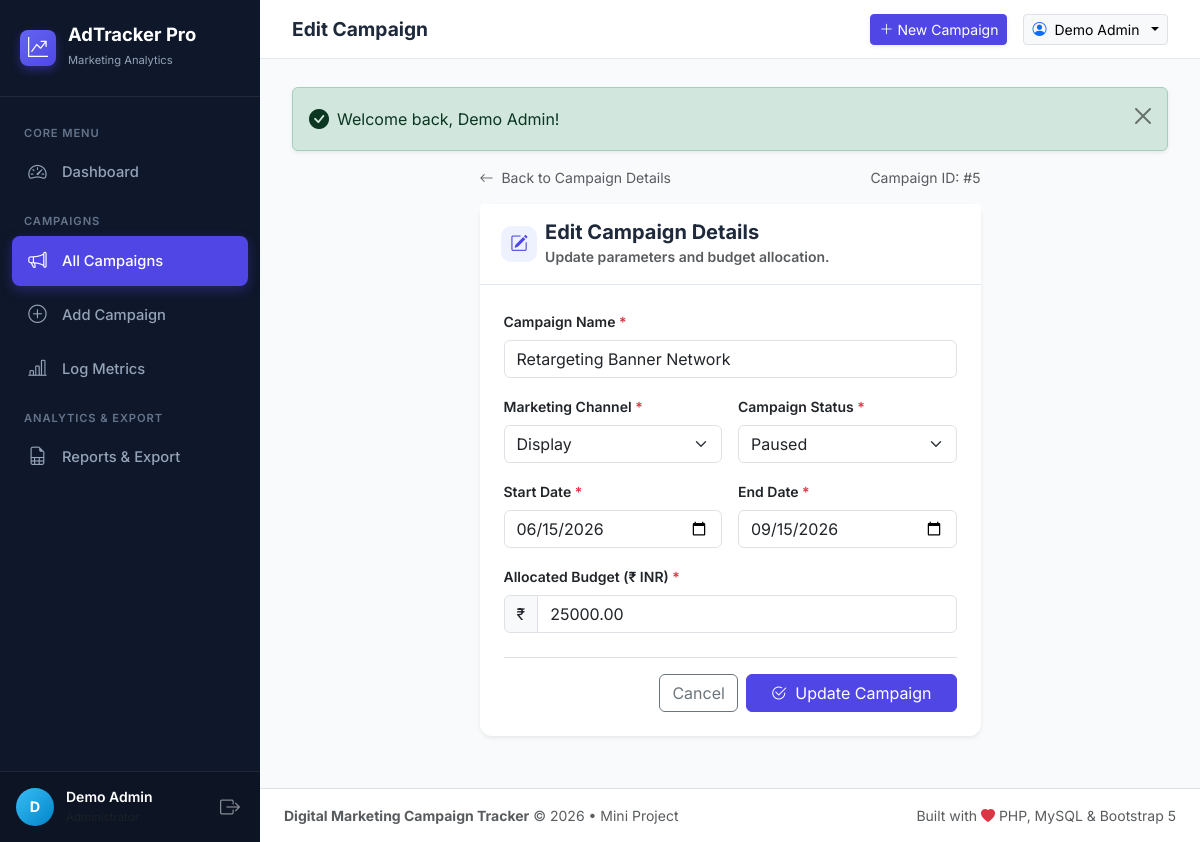
Page /edit_campaign.php?id=5 (signed in) on the committed database.
### tables this page shows
CREATE TABLE `campaigns` (
  `id` INT AUTO_INCREMENT PRIMARY KEY,
  `user_id` INT NOT NULL,
  `campaign_name` VARCHAR(200) NOT NULL,
  `channel` ENUM('Social Media', 'Email', 'PPC', 'SEO', 'Display') NOT NULL,
  `start_date` DATE NOT NULL,
  `end_date` DATE NOT NULL,
  `budget` DECIMAL(12, 2) NOT NULL DEFAULT 0.00,
  `status` ENUM('Active', 'Paused', 'Completed') NOT NULL DEFAULT 'Active',
  `created_at` TIMESTAMP DEFAULT CURRENT_TIMESTAMP,
  CONSTRAINT `fk_campaigns_user` 
    FOREIGN KEY (`user_id`) REFERENCES `users` (`id`) 
    ON DELETE CASCADE 
    ON UPDATE CASCADE
);

### edit_campaign.php (the view, shortened to what this page needs)
<?php
require_once __DIR__ . '/includes/header.php';
$campaign_id = filter_input(INPUT_GET, 'id', FILTER_VALIDATE_INT);
$stmt = $pdo->prepare("SELECT * FROM campaigns WHERE id = :id LIMIT 1");
$stmt->execute([':id' => $campaign_id]);
$campaign = $stmt->fetch();
$allowed_channels = ['Social Media', 'Email', 'PPC', 'SEO', 'Display'];
$allowed_statuses = ['Active', 'Paused', 'Completed'];
$campaign_name = $campaign['campaign_name'];
$channel       = $campaign['channel'];
$start_date    = $campaign['start_date'];
$end_date      = $campaign['end_date'];
$budget        = $campaign['budget'];
$status        = $campaign['status'];
?>
<div class="row justify-content-center">
    <div class="col-lg-8 col-xl-7">
        <div class="mb-3 d-flex justify-content-between align-items-center">
            <a href="campaign_detail.php?id=<?= $campaign_id ?>" class="text-decoration-none text-muted small">
                <i class="bi bi-arrow-left me-1"></i> Back to Campaign Details
            </a>
            <span class="text-muted small">Campaign ID: #<?= $campaign_id ?></span>
        </div>
        <div class="card shadow-sm border-0">
            <div class="card-header bg-white py-3">
                <div class="d-flex align-items-center gap-2">
                    <div class="stat-icon primary p-2" style="width: 36px; height: 36px; font-size: 1.1rem;">
                        <i class="bi bi-pencil-square"></i>
                    </div>
                    <div>
                        <h5 class="fw-bold mb-0">Edit Campaign Details</h5>
                        <small class="text-muted">Update parameters and budget allocation.</small>
                    </div>
                </div>
            </div>
            <div class="card-body p-4">
                <form action="edit_campaign.php?id=<?= $campaign_id ?>" method="POST" id="campaignForm" novalidate>
                    <div class="mb-3">
                        <label for="campaign_name" class="form-label fw-semibold small">
                            Campaign Name <span class="text-danger">*</span>
                        </label>
                        <input type="text"
                               class="form-control"
                               id="campaign_name"
                               name="campaign_name"
                               value="<?= htmlspecialchars($campaign_name) ?>"
                               required>
                    </div>
                    <div class="row g-3 mb-3">
                        <div class="col-sm-6">
                            <label for="channel" class="form-label fw-semibold small">
                                Marketing Channel <span class="text-danger">*</span>
                            </label>
                            <select class="form-select" id="channel" name="channel" required>
                                <?php foreach ($allowed_channels as $ch): ?>
                                    <option value="<?= $ch ?>" <?= ($channel === $ch) ? 'selected' : '' ?>>
                                        <?= $ch ?>
                                    </option>
                                <?php endforeach; ?>
                            </select>
                        </div>
                        <div class="col-sm-6">
                            <label for="status" class="form-label fw-semibold small">
                                Campaign Status <span class="text-danger">*</span>
                            </label>
                            <select class="form-select" id="status" name="status" required>
                                <?php foreach ($allowed_statuses as $st): ?>
                                    <option value="<?= $st ?>" <?= ($status === $st) ? 'selected' : '' ?>>
                                        <?= $st ?>
                                    </option>
                                <?php endforeach; ?>
                            </select>
                        </div>
                    </div>
                    <div class="row g-3 mb-3">
                        <div class="col-sm-6">
                            <label for="start_date" class="form-label fw-semibold small">
                                Start Date <span class="text-danger">*</span>
                            </label>
                            <input type="date"
                                   class="form-control"
                                   id="start_date"
                                   name="start_date"
                                   value="<?= htmlspecialchars($start_date) ?>"
                                   required>
                        </div>
                        <div class="col-sm-6">
                            <label for="end_date" class="form-label fw-semibold small">
                                End Date <span class="text-danger">*</span>
                            </label>
                            <input type="date"
                                   class="form-control"
                                   id="end_date"
                                   name="end_date"
                                   value="<?= htmlspecialchars($end_date) ?>"
                                   required>
                        </div>
                    </div>
                    <div class="mb-4">
                        <label for="budget" class="form-label fw-semibold small">
                            Allocated Budget (₹ INR) <span class="text-danger">*</span>
                        </label>
                        <div class="input-group">
                            <span class="input-group-text bg-light">₹</span>
                            <input type="number"
                                   step="0.01"
                                   min="1"
                                   class="form-control"
                                   id="budget"
                                   name="budget"
                                   value="<?= htmlspecialchars($budget) ?>"
                                   required>
                        </div>
                    </div>
                    <div class="d-flex justify-content-end gap-2 border-top pt-3">
                        <a href="campaign_detail.php?id=<?= $campaign_id ?>" class="btn btn-outline-secondary">Cancel</a>
                        <button type="submit" class="btn btn-primary px-4">
                            <i class="bi bi-check2-circle me-1"></i> Update Campaign
                        </button>
                    </div>
                </form>
            </div>
        </div>
    </div>
</div>
<?php require_once __DIR__ . '/includes/footer.php'; ?>

### assets/css/custom.css (style rules this page uses)
:root { --primary-color: #4f46e5; --primary-hover: #4338ca; --primary-light: #eef2ff; --sidebar-bg: #0f172a; --sidebar-hover: #1e293b; --sidebar-active: #4f46e5; --sidebar-text: #94a3b8; --body-bg: #f8fafc; --card-bg: #ffffff; --border-color: #e2e8f0; --text-main: #1e293b; --text-muted: #64748b; }
body { background-color: var(--body-bg); color: var(--text-main); font-family: 'Inter', -apple-system, BlinkMacSystemFont, "Segoe UI", Roboto, Helvetica, Arial, sans-serif; min-height: 100vh; overflow-x: hidden; }
.card { background-color: var(--card-bg); border: 1px solid var(--border-color); border-radius: 12px; box-shadow: 0 1px 3px rgba(0, 0, 0, 0.04), 0 1px 2px rgba(0, 0, 0, 0.02); margin-bottom: 1.5rem; }
.card-header { background-color: transparent; border-bottom: 1px solid var(--border-color); padding: 1.15rem 1.35rem; font-weight: 600; color: var(--text-main); }
.stat-icon { width: 48px; height: 48px; border-radius: 10px; display: flex; align-items: center; justify-content: center; font-size: 1.4rem; }
.stat-icon.primary { background-color: #eef2ff; color: #4f46e5; }
.btn-primary { background-color: var(--primary-color); border-color: var(--primary-color); }

### rows in the picture
campaigns: campaign_name "Retargeting Banner Network", channel "Display", status "Paused", start_date "06/15/2026", end_date "09/15/2026", budget "25000.00"

### other values in the picture
substr(current_user_name(), 0, 1) "D"
current_user_name() "Demo Admin"
$header_title "Edit Campaign"
$flash['text'] "Welcome back, Demo Admin!"
$campaign_id "5"
